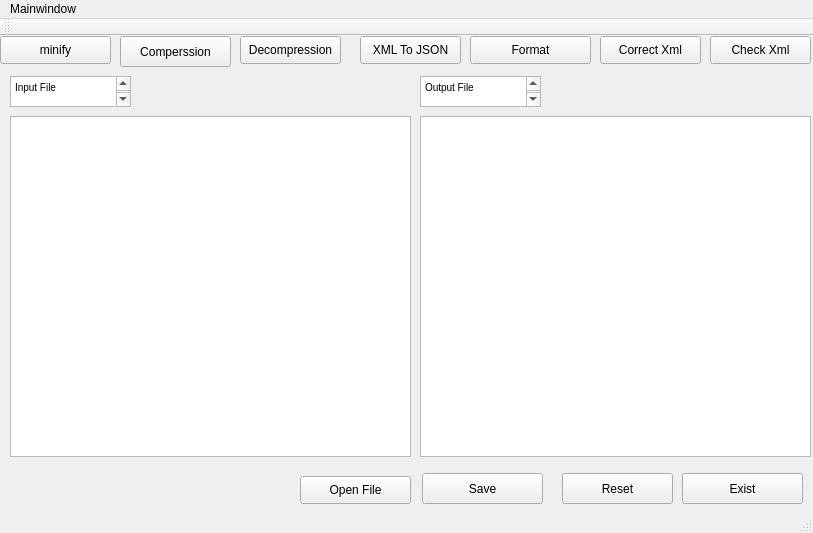
<?xml version="1.0" encoding="UTF-8"?>
<ui version="4.0">
 <class>MainWindow</class>
 <widget class="QMainWindow" name="MainWindow">
  <property name="geometry">
   <rect>
    <x>0</x>
    <y>0</y>
    <width>813</width>
    <height>533</height>
   </rect>
  </property>
  <property name="windowTitle">
   <string>MainWindow</string>
  </property>
  <widget class="QWidget" name="centralWidget">
   <widget class="QPushButton" name="ExitButton">
    <property name="geometry">
     <rect>
      <x>682</x>
      <y>437</y>
      <width>121</width>
      <height>31</height>
     </rect>
    </property>
    <property name="text">
     <string>Exist</string>
    </property>
   </widget>
   <widget class="QPushButton" name="Resetbutton">
    <property name="geometry">
     <rect>
      <x>562</x>
      <y>437</y>
      <width>111</width>
      <height>31</height>
     </rect>
    </property>
    <property name="text">
     <string>Reset</string>
    </property>
   </widget>
   <widget class="QPushButton" name="SaveButton">
    <property name="geometry">
     <rect>
      <x>422</x>
      <y>437</y>
      <width>121</width>
      <height>31</height>
     </rect>
    </property>
    <property name="text">
     <string>Save</string>
    </property>
   </widget>
   <widget class="QPushButton" name="CompressionButton">
    <property name="geometry">
     <rect>
      <x>120</x>
      <y>0</y>
      <width>111</width>
      <height>31</height>
     </rect>
    </property>
    <property name="text">
     <string>Comperssion</string>
    </property>
   </widget>
   <widget class="QPushButton" name="XmlToJson">
    <property name="geometry">
     <rect>
      <x>360</x>
      <y>0</y>
      <width>101</width>
      <height>28</height>
     </rect>
    </property>
    <property name="text">
     <string>XML To JSON</string>
    </property>
   </widget>
   <widget class="QPushButton" name="FormatButton">
    <property name="geometry">
     <rect>
      <x>470</x>
      <y>0</y>
      <width>121</width>
      <height>28</height>
     </rect>
    </property>
    <property name="text">
     <string>Format</string>
    </property>
   </widget>
   <widget class="QPushButton" name="checkbutton">
    <property name="geometry">
     <rect>
      <x>710</x>
      <y>0</y>
      <width>101</width>
      <height>28</height>
     </rect>
    </property>
    <property name="text">
     <string>Check Xml</string>
    </property>
   </widget>
   <widget class="QPushButton" name="openButton">
    <property name="geometry">
     <rect>
      <x>300</x>
      <y>440</y>
      <width>111</width>
      <height>28</height>
     </rect>
    </property>
    <property name="text">
     <string>Open File</string>
    </property>
   </widget>
   <widget class="QPushButton" name="correctBtutton">
    <property name="geometry">
     <rect>
      <x>600</x>
      <y>0</y>
      <width>101</width>
      <height>28</height>
     </rect>
    </property>
    <property name="text">
     <string>Correct Xml</string>
    </property>
   </widget>
   <widget class="QTextEdit" name="textEdit">
    <property name="geometry">
     <rect>
      <x>10</x>
      <y>40</y>
      <width>121</width>
      <height>31</height>
     </rect>
    </property>
    <property name="html">
     <string>&lt;!DOCTYPE HTML PUBLIC &quot;-//W3C//DTD HTML 4.0//EN&quot; &quot;http://www.w3.org/TR/REC-html40/strict.dtd&quot;&gt;
&lt;html&gt;&lt;head&gt;&lt;meta name=&quot;qrichtext&quot; content=&quot;1&quot; /&gt;&lt;style type=&quot;text/css&quot;&gt;
p, li { white-space: pre-wrap; }
&lt;/style&gt;&lt;/head&gt;&lt;body style=&quot; font-family:'MS Shell Dlg 2'; font-size:7.8pt; font-weight:400; font-style:normal;&quot;&gt;
&lt;p style=&quot; margin-top:0px; margin-bottom:0px; margin-left:0px; margin-right:0px; -qt-block-indent:0; text-indent:0px;&quot;&gt;Input File&lt;/p&gt;
&lt;p style=&quot;-qt-paragraph-type:empty; margin-top:0px; margin-bottom:0px; margin-left:0px; margin-right:0px; -qt-block-indent:0; text-indent:0px;&quot;&gt;&lt;br /&gt;&lt;/p&gt;&lt;/body&gt;&lt;/html&gt;</string>
    </property>
   </widget>
   <widget class="QTextEdit" name="textEdit_2">
    <property name="geometry">
     <rect>
      <x>420</x>
      <y>40</y>
      <width>121</width>
      <height>31</height>
     </rect>
    </property>
    <property name="html">
     <string>&lt;!DOCTYPE HTML PUBLIC &quot;-//W3C//DTD HTML 4.0//EN&quot; &quot;http://www.w3.org/TR/REC-html40/strict.dtd&quot;&gt;
&lt;html&gt;&lt;head&gt;&lt;meta name=&quot;qrichtext&quot; content=&quot;1&quot; /&gt;&lt;style type=&quot;text/css&quot;&gt;
p, li { white-space: pre-wrap; }
&lt;/style&gt;&lt;/head&gt;&lt;body style=&quot; font-family:'MS Shell Dlg 2'; font-size:7.8pt; font-weight:400; font-style:normal;&quot;&gt;
&lt;p style=&quot; margin-top:0px; margin-bottom:0px; margin-left:0px; margin-right:0px; -qt-block-indent:0; text-indent:0px;&quot;&gt;Output File&lt;/p&gt;
&lt;p style=&quot;-qt-paragraph-type:empty; margin-top:0px; margin-bottom:0px; margin-left:0px; margin-right:0px; -qt-block-indent:0; text-indent:0px;&quot;&gt;&lt;br /&gt;&lt;/p&gt;&lt;/body&gt;&lt;/html&gt;</string>
    </property>
   </widget>
   <widget class="QPlainTextEdit" name="input_text">
    <property name="geometry">
     <rect>
      <x>10</x>
      <y>80</y>
      <width>401</width>
      <height>341</height>
     </rect>
    </property>
    <property name="plainText">
     <string/>
    </property>
   </widget>
   <widget class="QPlainTextEdit" name="output_text">
    <property name="geometry">
     <rect>
      <x>420</x>
      <y>80</y>
      <width>391</width>
      <height>341</height>
     </rect>
    </property>
   </widget>
   <widget class="QPushButton" name="minifyButton">
    <property name="geometry">
     <rect>
      <x>0</x>
      <y>0</y>
      <width>111</width>
      <height>28</height>
     </rect>
    </property>
    <property name="text">
     <string>minify</string>
    </property>
   </widget>
   <widget class="QPushButton" name="DecompressionButton">
    <property name="geometry">
     <rect>
      <x>240</x>
      <y>0</y>
      <width>101</width>
      <height>28</height>
     </rect>
    </property>
    <property name="text">
     <string>Decompression</string>
    </property>
   </widget>
  </widget>
  <widget class="QMenuBar" name="menuBar">
   <property name="geometry">
    <rect>
     <x>0</x>
     <y>0</y>
     <width>813</width>
     <height>26</height>
    </rect>
   </property>
   <widget class="QMenu" name="menuMainwindow">
    <property name="title">
     <string>Mainwindow</string>
    </property>
    <addaction name="separator"/>
    <addaction name="separator"/>
    <addaction name="actionOpen"/>
   </widget>
   <addaction name="menuMainwindow"/>
  </widget>
  <widget class="QToolBar" name="mainToolBar">
   <attribute name="toolBarArea">
    <enum>TopToolBarArea</enum>
   </attribute>
   <attribute name="toolBarBreak">
    <bool>false</bool>
   </attribute>
  </widget>
  <widget class="QStatusBar" name="statusBar"/>
  <action name="actionNew">
   <property name="text">
    <string>New</string>
   </property>
  </action>
  <action name="actionOpen">
   <property name="text">
    <string>Open</string>
   </property>
  </action>
 </widget>
 <layoutdefault spacing="6" margin="11"/>
 <resources/>
 <connections/>
</ui>
